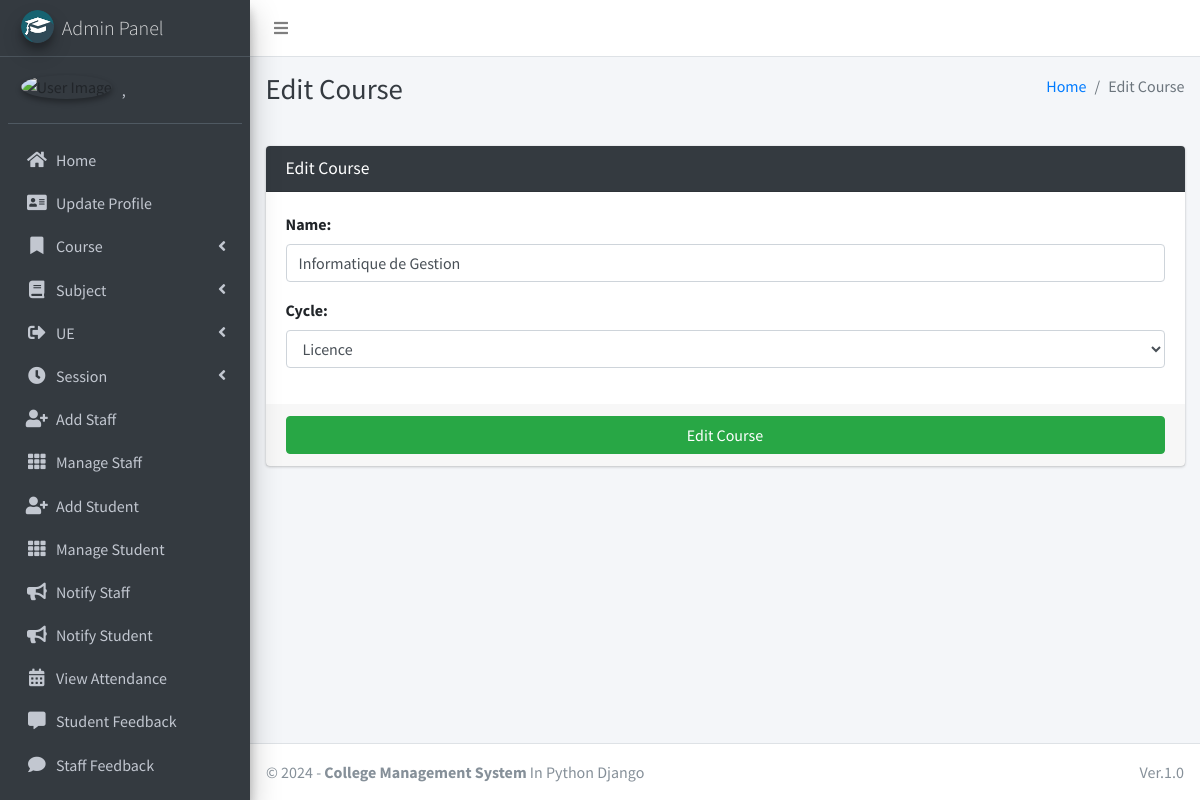
Screenshot of /course/edit/1 (signed in) with the database file from the repository.
### main_app/models.py (models this page shows, shortened)
class CustomUser(AbstractUser):
    USER_TYPE = ((1, "HOD"), (2, "Staff"), (3, "Student"))
    GENDER = [("M", "Male"), ("F", "Female")]
    username = None  # Removed username, using email instead
    email = models.EmailField(unique=True)
    user_type = models.CharField(default=1, choices=USER_TYPE, max_length=1)
    gender = models.CharField(max_length=1, choices=GENDER)
    profile_pic = models.ImageField()
    address = models.TextField()
    fcm_token = models.TextField(default="")  # For firebase notifications
    created_at = models.DateTimeField(auto_now_add=True)
    updated_at = models.DateTimeField(auto_now=True)
    USERNAME_FIELD = "email"
    REQUIRED_FIELDS = []
    objects = CustomUserManager()
    def __str__(self):
        return self.last_name + ", " + self.first_name

class Course(models.Model):
    name = models.CharField(max_length=120)
    cycle = models.ForeignKey(Cycle, on_delete=models.DO_NOTHING, null=True)
    created_at = models.DateTimeField(auto_now_add=True)
    updated_at = models.DateTimeField(auto_now=True)

### main_app/hod_views.py (the view, shortened to what this page needs)
def edit_course(request, course_id):
    instance = get_object_or_404(Course, id=course_id)
    form = CourseForm(request.POST or None, instance=instance)
    context = {
        'form': form,
        'course_id': course_id,
        'page_title': 'Edit Course'
    }
    return render(request, 'hod_template/edit_course_template.html', context)

### main_app/forms.py
class CourseForm(FormSettings):
    def __init__(self, *args, **kwargs):
        super(CourseForm, self).__init__(*args, **kwargs)
    class Meta:
        fields = ['name','cycle']
        model = Course

### main_app/models.py (called while the page is built)
    def __str__(self):
        return self.name

### main_app/templates/hod_template/edit_course_template.html
{% extends 'main_app/base.html' %}
{% load static %}
{% block page_title %}{{page_title}}{% endblock page_title %}
{% block content %}
<section class="content">
    <div class="container-fluid">
        <div class="row">
            <div class="col-md-12">
                <div class="card card-dark">
                    <div class="card-header">
                        <h3 class="card-title">{{page_title}}</h3>
                    </div>
                    {% include "main_app/form_template.html" with messages=messages  form=form button_text="Edit Course"%}
                </div>
            </div>
        </div>
    </div>
</section>
{% endblock content %}

### main_app/templates/main_app/sidebar_template.html (shortened to what this page needs)
{% load static %}
<aside class="main-sidebar sidebar-dark-info elevation-4">
    {% if request.user.user_type == '1' %}
    <a href="{% url 'admin_home' %}" class="brand-link">
        <img src="{% static 'dist/img/cmsl.png' %} " alt="AdminLTE Logo"
            class="brand-image img-circle elevation-3" >
        <span class="brand-text font-weight-light">Admin Panel</span>
    </a>
    <div class="sidebar">
        <div class="user-panel mt-3 pb-3 mb-3 d-flex">
            <div class="image">
                <img src="{{ request.user.profile_pic}}" class="img-circle elevation-2" alt="User Image">
            </div>
            <div class="info">
                <a href="#" class="d-block">{{user}}</a>
            </div>
        </div>
        <nav class="mt-2">
            <ul class="nav nav-pills nav-sidebar flex-column" data-widget="treeview" role="menu" data-accordion="false">
                <li class="nav-item">
                    {% url 'admin_home' as admin_home %}
                    <a href="{{admin_home}}" class="nav-link {% if admin_home == request.path %} active {% endif %}">
                        <i class="nav-icon fas fa-home"></i>
                        <p>
                            Home
                        </p>
                    </a>
                </li>
                <li class="nav-item">
                    {% url 'admin_view_profile' as admin_view_profile %}
                    <a href="{{admin_view_profile}}"
                        class="nav-link {% if admin_view_profile == request.path %} active {% endif %}">
                        <i class="nav-icon fas fa-address-card"></i>
                        <p>
                            Update Profile
                        </p>
                    </a>
                </li>
                <li class="nav-item has-treeview">
                    <a href="#" class="nav-link">
                        <i class="nav-icon fas fa-bookmark"></i>
                        <p>
                            Course
                            <i class="fas fa-angle-left right"></i>
                        </p>
                    </a>
                </li>
                <li class="nav-item has-treeview">
                    <a href="#" class="nav-link">
                        <i class="nav-icon fas fa-book"></i>
                        <p>
                            Subject
                            <i class="fas fa-angle-left right"></i>
                        </p>
                    </a>
                </li>
                <li class="nav-item has-treeview">
                    <a href="#" class="nav-link">
                        <i class="nav-icon fas fa-sign-out-alt"></i>
                        <p>
                            UE
                            <i class="fas fa-angle-left right"></i>
                        </p>
                    </a>
                </li>
                <li class="nav-item has-treeview">
                    <a href="#" class="nav-link">
                        <i class="nav-icon fas fa-clock"></i>
                        <p>
                            Session
                            <i class="fas fa-angle-left right"></i>
                        </p>
                    </a>
                </li>
                <li class="nav-item">
                    {% url 'add_staff' as add_staff %}
                    <a href="{{add_staff}}" class="nav-link {% if add_staff == request.path %} active {% endif %}">
                        <i class="nav-icon fas fa-user-plus"></i>
                        <p>
                            Add Staff
                        </p>
                    </a>
                </li>
                <li class="nav-item">
                    {% url 'manage_staff' as manage_staff %}
                    {% url 'edit_staff' staff_id as edit_staff %}
                    <a href="{{manage_staff}}"
                        class="nav-link {% if manage_staff == request.path or request.path == edit_staff %} active {% endif %}">
                        <i class="nav-icon fas fa-th"></i>
                        <p>
                            Manage Staff
                        </p>
                    </a>
                </li>
                <li class="nav-item">
                    {% url 'add_student' as add_student%}
                    <a href="{{add_student}}" class="nav-link  {% if add_student == request.path %} active {% endif %}">
                        <i class="nav-icon fas fa-user-plus"></i>
                        <p>
                            Add Student
                        </p>
                    </a>
                </li>
                <li class="nav-item">
                    {% url 'manage_student' as manage_student %}
                    {% url 'edit_student' student_id as edit_student %}
                    <a href="{{manage_student}}"
                        class="nav-link  {% if edit_student == request.path or manage_student == request.path %} active {% endif %}">
                        <i class="nav-icon fas fa-th"></i>
                        <p>
                            Manage Student
                        </p>
                    </a>
                </li>
                <li class="nav-item">
                    {% url 'admin_notify_staff' as admin_notify_staff %}
                    <a href="{{admin_notify_staff}}"
                        class="nav-link {% if admin_notify_staff == request.path %} active {% endif %}">
                        <i class="nav-icon fas fa-bullhorn"></i>
                        <p>
                            Notify Staff
                        </p>
                    </a>
                </li>
                <li class="nav-item">
                    {% url 'admin_notify_student' as admin_notify_student %}
                    <a href="{{admin_notify_student}}"
                        class="nav-link {% if admin_notify_student == request.path %} active {% endif %}">
                        <i class="nav-icon fas fa-bullhorn"></i>
                        <p>
                            Notify Student
                        </p>
                    </a>
                </li>
                <li class="nav-item">
                    {% url 'admin_view_attendance' as admin_view_attendance %}
                <li class="nav-item">
                    <a href="{{admin_view_attendance}}"
                        class="nav-link  {% if admin_view_attendance == request.path %} active {% endif %}">
                        <i class="nav-icon fas fa-calendar-alt"></i>
                        <p>
                            View Attendance
                        </p>
                    </a>
                </li>
                <li class="nav-item">
                    {% url 'student_feedback_message' as student_feedback_message %}
                    <a href="{{ student_feedback_message }}"
                        class="nav-link  {% if student_feedback_message == request.path %} active {% endif %}">
                        <i class="nav-icon fas fa-comment-alt"></i>
                        <p>
                            Student Feedback
                        </p>
                    </a>
                </li>
                <li class="nav-item">
                    {% url 'staff_feedback_message' as staff_feedback_message %}
                    <a href="{{staff_feedback_message}}"
                        class="nav-link   {% if staff_feedback_message == request.path %} active {% endif %}">
                        <i class="nav-icon fas fa-comment"></i>
                        <p>
                            Staff Feedback
                        </p>
                    </a>
                </li>
                <li class="nav-item">
                    {% url 'view_staff_leave' as view_staff_leave %}
                    <a href="{{view_staff_leave}}"
                        class="nav-link  {% if view_staff_leave == request.path %} active {% endif %}">
                    </a>
                </li>
                                        {% endif %}
                                    </ul>
                                </nav>
                            </div>
</aside>

### main_app/templates/main_app/form_template.html (shortened to what this page needs)
<form role="form" method="POST" enctype="multipart/form-data">
    <div class="card-body">
        {% for field in form  %}
        <div class="form-group">
            {{field.label_tag}}
            {{field}}
        </div>
        {% endfor %}
    </div>
    <div class="card-footer">
        <button type="submit" class="btn btn-success btn-block">
            {% if button_text %}
            {{button_text}}
            {% else %}
            Submit
            {% endif %}
        </button>
    </div>
</form>

### rows the page displays
CustomUser: last_name+first_name ","
Course: form "Informatique de Gestion" "Licence"

### other values shown
{{ page_title }} "Edit Course"
{{ field.label_tag }} "Name:" "Cycle:"
{{ button_text }} "Edit Course"
